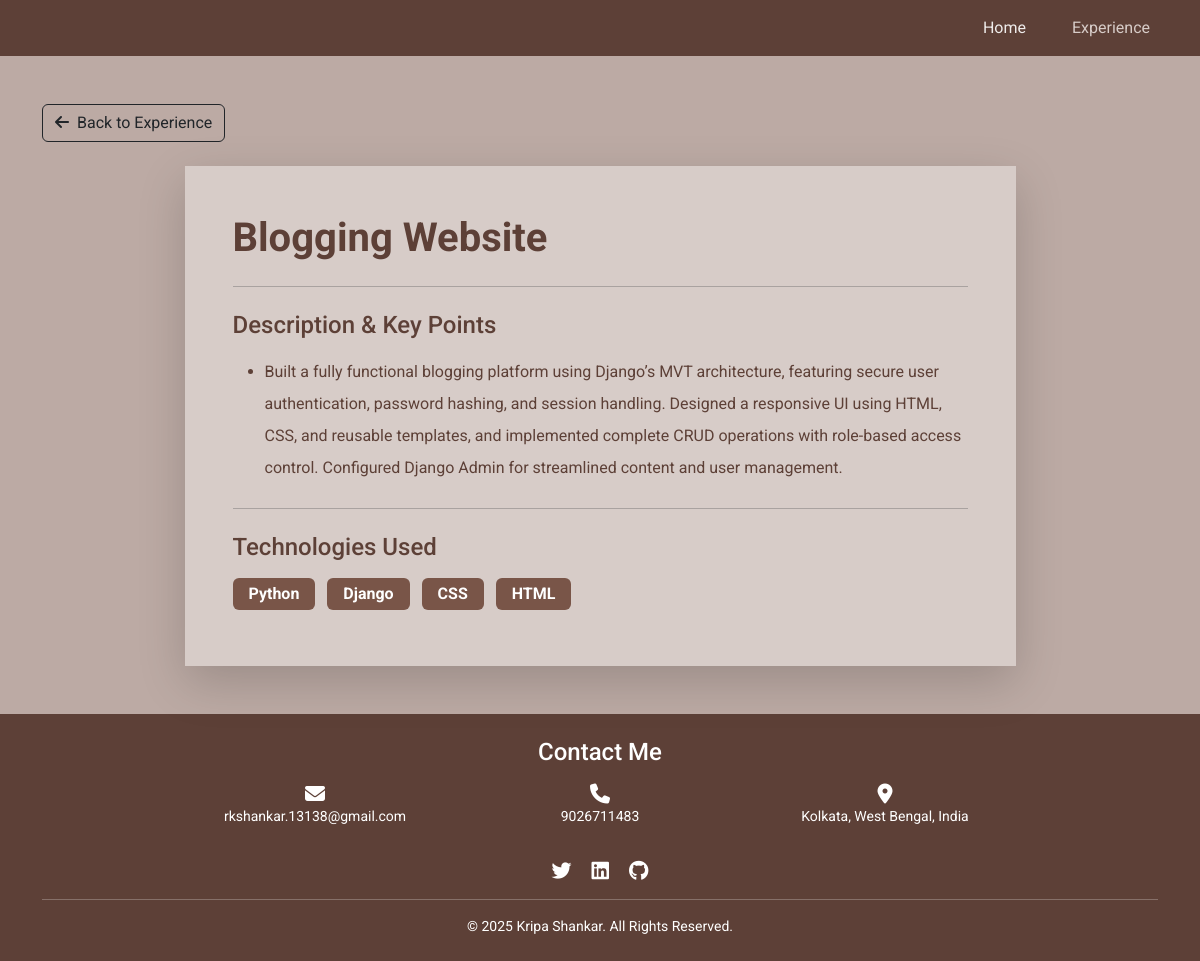
/experience/blogging/, run on the app's committed database.
### Portfolio/models.py (models this page shows, shortened)
class Experience(models.Model):
    project_name = models.CharField(max_length=200, help_text="Project/Work/Position name")
    organization = models.CharField(max_length=200, blank=True, help_text="Company/Organization (optional)")
    project_link = models.URLField(blank=True, null=True)
    slug = models.SlugField(unique=True, blank=True)
    order = models.IntegerField(default=0, help_text="Higher number appears first")
    class Meta:
        ordering = ['-order']
        verbose_name = "Experience/Project"
        verbose_name_plural = "Experiences/Projects"

class ExperienceDetail(models.Model):
    experience = models.ForeignKey(Experience, on_delete=models.CASCADE, related_name='details')
    description = models.TextField(help_text="One point description")
    order = models.IntegerField(default=0)
    class Meta:
        ordering = ['order']
        verbose_name = "Description Point"
        verbose_name_plural = "Description Points"

class TechStack(models.Model):
    experience = models.ForeignKey(Experience, on_delete=models.CASCADE, related_name='tech_stack')
    technology = models.CharField(max_length=100)
    order = models.IntegerField(default=0)
    class Meta:
        ordering = ['order']
        verbose_name = "Technology"
        verbose_name_plural = "Tech Stack"

class About(models.Model):
    name = models.CharField(max_length=100)
    title = models.CharField(max_length=200)
    bio = models.TextField()
    profile_image = models.ImageField(upload_to='profile/', blank=True, null=True)
    email = models.EmailField()
    phone = models.CharField(max_length=20)
    location = models.CharField(max_length=200, default="Kolkata, West Bengal, India")
    linkedin = models.URLField(blank=True)
    github = models.URLField(blank=True)
    twitter = models.URLField(blank=True)
    class Meta:
        verbose_name_plural = "About"

### Portfolio/views.py (the view)
# urls.py: path('experience/<slug:slug>/', views.experience_detail, name='experience_detail'),
def experience_detail(request, slug):
    about = About.objects.first()
    experience = get_object_or_404(Experience, slug=slug)
    context = {
        'experience': experience,
        'about': about,
    }
    return render(request, 'Portfolio/experience_detail.html', context)

### templates/Portfolio/experience_detail.html (shortened to what this page needs)
{% extends 'Portfolio/base.html' %}
{% block content %}
<main>
    <section class="bg-light-brown py-5">
        <div class="container">
            <div class="mb-4">
                <a href="{% url 'Experience' %}" class="btn btn-outline-dark">
                    <i class="fas fa-arrow-left me-2"></i>Back to Experience
                </a>
            </div>
            <div class="row justify-content-center">
                <div class="col-lg-9">
                    <div class="card shadow-lg">
                        <div class="card-body bg-very-light-brown p-5">
                            <h1 class="text-brown fw-bold mb-3">{{ experience.project_name }}</h1>
                            <hr class="my-4">
                            {% if experience.details.all %}
                            <h4 class="text-brown mb-3">Description & Key Points</h4>
                            <ul class="text-brown" style="line-height: 2;">
                                {% for detail in experience.details.all %}
                                <li class="mb-3">{{ detail.description }}</li>
                                {% endfor %}
                            </ul>
                            {% endif %}
                            {% if experience.tech_stack.all %}
                            <hr class="my-4">
                            <h4 class="text-brown mb-3">Technologies Used</h4>
                            <div>
                                {% for tech in experience.tech_stack.all %}
                                <span class="badge bg-medium-brown me-2 mb-2 py-2 px-3" style="font-size: 1rem;">
                                    {{ tech.technology }}
                                </span>
                                {% endfor %}
                            </div>
                            {% endif %}
                        </div>
                    </div>
                </div>
            </div>
        </div>
    </section>
</main>
{% endblock content %}

### templates/Portfolio/base.html (shortened to what this page needs)
<!DOCTYPE html>
{% load static %}
<html lang="en">
<head>
    <link href="https://cdn.jsdelivr.net/npm/bootstrap@5.3.0/dist/css/bootstrap.min.css" rel="stylesheet">
    <link rel="stylesheet" href="https://cdnjs.cloudflare.com/ajax/libs/font-awesome/6.4.0/css/all.min.css">
</head>
<body>
    <header class="fixed-top">
        <nav class="navbar navbar-expand-lg navbar-dark bg-dark-brown">
            <div class="container">
                <div class="collapse navbar-collapse" id="navbarNav">
                    <ul class="navbar-nav ms-auto">
                        <li class="nav-item">
                            <a class="nav-link {% if request.path == '/' %}active{% endif %}" href="{% url 'home' %}">Home</a>
                        </li>
                        <li class="nav-item">
                            <a class="nav-link {% if 'experience' in request.path %}active{% endif %}" href="{% url 'Experience' %}">Experience</a>
                        </li>
                    </ul>
                </div>
            </div>
        </nav>
    </header>
    {% block content %}
    {% endblock content %}
    <footer class="bg-dark-brown text-white py-4">
        <div class="container">
            <h4 class="text-center mb-3">Contact Me</h4>
            {% if about %}
            <div class="row justify-content-center">
                <div class="col-md-3 text-center mb-3">
                    <i class="fas fa-envelope fa-lg mb-2"></i>
                    <p class="mb-0 small"><a href="mailto:{{ about.email }}?subject=Portfolio%20Contact" target="_top" class="text-white text-decoration-none">{{ about.email }}</a></p>
                </div>
                <div class="col-md-3 text-center mb-3">
                    <i class="fas fa-phone fa-lg mb-2"></i>
                    <p class="mb-0 small">
                        <a href="tel:{{ about.phone }}" class="text-white text-decoration-none">{{ about.phone }}</a>
                    </p>
                </div>
                <div class="col-md-3 text-center mb-3">
                    <i class="fas fa-map-marker-alt fa-lg mb-2"></i>
                    <p class="mb-0 small">{{ about.location }}</p>
                </div>
            </div>
            <div class="row justify-content-center mt-3">
                <div class="col-12 text-center">
                    {% if about.twitter %}
                    <a href="{{ about.twitter }}" target="_blank" class="text-white me-3"><i class="fab fa-twitter fa-lg"></i></a>
                    {% endif %}
                    {% if about.linkedin %}
                    <a href="{{ about.linkedin }}" target="_blank" class="text-white me-3"><i class="fab fa-linkedin fa-lg"></i></a>
                    {% endif %}
                    {% if about.github %}
                    <a href="{{ about.github }}" target="_blank" class="text-white"><i class="fab fa-github fa-lg"></i></a>
                    {% endif %}
                </div>
            </div>
            {% endif %}
            <hr class="my-3 bg-white opacity-25">
            <p class="text-center mb-0 small">&copy; 2025 {% if about %}{{ about.name }}{% else %}Kripa Shankar{% endif %}. All Rights Reserved.</p>
        </div>
    </footer>
</body>
</html>

### templates/Portfolio/base.html (style rules this page uses)
:root { --dark-brown: #5d4037; --medium-brown: #795548; --light-brown: #bcaaa4; --very-light-brown: #d7ccc8; }
* { font-family: 'Roboto', sans-serif; }
html, body { height: 100%; margin: 0; padding: 0; }
body { display: flex; flex-direction: column; background-color: var(--very-light-brown); }
header { flex-shrink: 0; }
main { flex: 1 0 auto; padding-top: 56px; }
footer { flex-shrink: 0; }
.navbar-nav .nav-item { margin-left: 30px; }
.bg-dark-brown { background-color: var(--dark-brown) !important; }
.bg-medium-brown { background-color: var(--medium-brown) !important; }
.bg-light-brown { background-color: var(--light-brown) !important; }
.bg-very-light-brown { background-color: var(--very-light-brown) !important; }
.text-brown { color: var(--dark-brown) !important; }
.navbar-dark .navbar-nav .nav-link { color: rgba(255, 255, 255, 0.9); }
.navbar-dark .navbar-nav .nav-link.active { color: var(--very-light-brown); }
.card { border: none; transition: transform 0.3s ease; }
section { min-height: calc(100vh - 56px - 300px); }

### data on the page
Experience: project_name "Blogging Website"
ExperienceDetail: description "Built a fully functional blogging platform using Django’s MVT architecture, featuring secure user authentication, password hashing, and session handling. Designed a responsive UI using HTML, CSS, and reusable templates, and implemented complete CRUD operations with role-based access control. Configured Django Admin for streamlined content and user management."
TechStack: technology "Python"
TechStack: technology "Django"
TechStack: technology "CSS"
TechStack: technology "HTML"
About: email "rkshankar.13138@gmail.com", phone "9026711483", location "Kolkata, West Bengal, India", name "Kripa Shankar"
